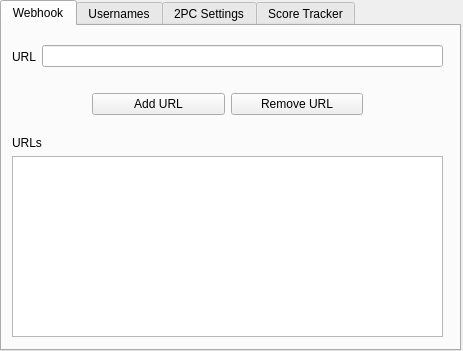
<?xml version="1.0" encoding="UTF-8"?>
<ui version="4.0">
 <class>MainWindow</class>
 <widget class="QMainWindow" name="MainWindow">
  <property name="geometry">
   <rect>
    <x>0</x>
    <y>0</y>
    <width>463</width>
    <height>351</height>
   </rect>
  </property>
  <property name="windowTitle">
   <string>SC2Switcher Webhook</string>
  </property>
  <widget class="QWidget" name="centralwidget">
   <widget class="QTabWidget" name="tabWidget">
    <property name="geometry">
     <rect>
      <x>0</x>
      <y>0</y>
      <width>461</width>
      <height>351</height>
     </rect>
    </property>
    <property name="currentIndex">
     <number>0</number>
    </property>
    <widget class="QWidget" name="tab_4">
     <attribute name="title">
      <string>Webhook</string>
     </attribute>
     <widget class="QWidget" name="horizontalLayoutWidget_8">
      <property name="geometry">
       <rect>
        <x>10</x>
        <y>10</y>
        <width>431</width>
        <height>41</height>
       </rect>
      </property>
      <layout class="QHBoxLayout" name="horizontalLayout_20">
       <item>
        <layout class="QVBoxLayout" name="verticalLayout_17">
         <item>
          <widget class="QLabel" name="label_29">
           <property name="text">
            <string>URL</string>
           </property>
          </widget>
         </item>
        </layout>
       </item>
       <item>
        <layout class="QVBoxLayout" name="verticalLayout_18">
         <item>
          <widget class="QLineEdit" name="webhookEnterGame"/>
         </item>
        </layout>
       </item>
      </layout>
     </widget>
     <widget class="QWidget" name="verticalLayoutWidget_3">
      <property name="geometry">
       <rect>
        <x>10</x>
        <y>110</y>
        <width>431</width>
        <height>201</height>
       </rect>
      </property>
      <layout class="QVBoxLayout" name="verticalLayout_13">
       <item>
        <widget class="QLabel" name="label_30">
         <property name="text">
          <string>URLs</string>
         </property>
        </widget>
       </item>
       <item>
        <widget class="QListWidget" name="webhookURLList"/>
       </item>
      </layout>
     </widget>
     <widget class="QWidget" name="horizontalLayoutWidget">
      <property name="geometry">
       <rect>
        <x>90</x>
        <y>60</y>
        <width>271</width>
        <height>36</height>
       </rect>
      </property>
      <layout class="QHBoxLayout" name="horizontalLayout_18">
       <item>
        <widget class="QPushButton" name="addURLButton">
         <property name="text">
          <string>Add URL</string>
         </property>
        </widget>
       </item>
       <item>
        <widget class="QPushButton" name="removeURLButton">
         <property name="text">
          <string>Remove URL</string>
         </property>
        </widget>
       </item>
      </layout>
     </widget>
    </widget>
    <widget class="QWidget" name="tab_6">
     <attribute name="title">
      <string>Usernames</string>
     </attribute>
     <widget class="QWidget" name="layoutWidget">
      <property name="geometry">
       <rect>
        <x>10</x>
        <y>140</y>
        <width>431</width>
        <height>171</height>
       </rect>
      </property>
      <layout class="QHBoxLayout" name="horizontalLayout_2">
       <item>
        <layout class="QVBoxLayout" name="verticalLayout_3">
         <item>
          <widget class="QLabel" name="label_7">
           <property name="text">
            <string>Usernames:</string>
           </property>
          </widget>
         </item>
         <item>
          <widget class="QListWidget" name="userNames">
           <property name="editTriggers">
            <set>QAbstractItemView::DoubleClicked|QAbstractItemView::EditKeyPressed|QAbstractItemView::SelectedClicked</set>
           </property>
          </widget>
         </item>
        </layout>
       </item>
       <item>
        <layout class="QVBoxLayout" name="verticalLayout_4">
         <item>
          <widget class="QLabel" name="label_24">
           <property name="text">
            <string>Recent Usernames:</string>
           </property>
          </widget>
         </item>
         <item>
          <widget class="QListWidget" name="recentUsernames"/>
         </item>
        </layout>
       </item>
      </layout>
     </widget>
     <widget class="QWidget" name="layoutWidget_2">
      <property name="geometry">
       <rect>
        <x>70</x>
        <y>20</y>
        <width>301</width>
        <height>100</height>
       </rect>
      </property>
      <layout class="QVBoxLayout" name="verticalLayout_5">
       <item>
        <widget class="QLabel" name="label_10">
         <property name="text">
          <string>Add Username:</string>
         </property>
        </widget>
       </item>
       <item>
        <widget class="QLineEdit" name="usernameLine"/>
       </item>
       <item>
        <layout class="QHBoxLayout" name="horizontalLayout_3">
         <item>
          <widget class="QPushButton" name="addUsernameButton">
           <property name="text">
            <string>Add</string>
           </property>
          </widget>
         </item>
         <item>
          <widget class="QPushButton" name="removeUsernameButton">
           <property name="text">
            <string>Remove</string>
           </property>
          </widget>
         </item>
        </layout>
       </item>
      </layout>
     </widget>
    </widget>
    <widget class="QWidget" name="tab_2">
     <attribute name="title">
      <string>2PC Settings</string>
     </attribute>
     <widget class="QWidget" name="verticalLayoutWidget">
      <property name="geometry">
       <rect>
        <x>10</x>
        <y>10</y>
        <width>431</width>
        <height>301</height>
       </rect>
      </property>
      <layout class="QVBoxLayout" name="verticalLayout_14">
       <item>
        <layout class="QVBoxLayout" name="verticalLayout_8">
         <item>
          <widget class="QLabel" name="label_3">
           <property name="font">
            <font>
             <weight>75</weight>
             <bold>true</bold>
            </font>
           </property>
           <property name="text">
            <string>If SC2 is running on a different PC:  (optional)</string>
           </property>
           <property name="wordWrap">
            <bool>true</bool>
           </property>
          </widget>
         </item>
         <item>
          <layout class="QHBoxLayout" name="horizontalLayout_7">
           <item>
            <widget class="QLabel" name="label_4">
             <property name="text">
              <string>SC2 PC IP Address:</string>
             </property>
             <property name="alignment">
              <set>Qt::AlignRight|Qt::AlignTrailing|Qt::AlignVCenter</set>
             </property>
            </widget>
           </item>
           <item>
            <widget class="QLineEdit" name="ipAddr"/>
           </item>
          </layout>
         </item>
        </layout>
       </item>
       <item>
        <layout class="QVBoxLayout" name="verticalLayout_9">
         <item>
          <widget class="QLabel" name="label_5">
           <property name="text">
            <string>&lt;html&gt;&lt;head/&gt;&lt;body&gt;&lt;p&gt;On your SC2 PC, open the Battle.net launcher, select SC2, click Options, Game Settings, and under SC2, check 'Additional Command Line Arguments', and paste this into the textbox:&lt;/p&gt;&lt;/body&gt;&lt;/html&gt;</string>
           </property>
           <property name="wordWrap">
            <bool>true</bool>
           </property>
          </widget>
         </item>
         <item>
          <widget class="QLineEdit" name="lineEdit_2">
           <property name="text">
            <string>-clientapi 6119</string>
           </property>
           <property name="readOnly">
            <bool>true</bool>
           </property>
          </widget>
         </item>
        </layout>
       </item>
       <item>
        <widget class="QLabel" name="downloadURL">
         <property name="text">
          <string/>
         </property>
         <property name="alignment">
          <set>Qt::AlignBottom|Qt::AlignLeading|Qt::AlignLeft</set>
         </property>
        </widget>
       </item>
       <item>
        <widget class="QLabel" name="patchNotesLabel">
         <property name="text">
          <string/>
         </property>
         <property name="alignment">
          <set>Qt::AlignLeading|Qt::AlignLeft|Qt::AlignTop</set>
         </property>
        </widget>
       </item>
      </layout>
     </widget>
    </widget>
    <widget class="QWidget" name="tab">
     <attribute name="title">
      <string>Score Tracker</string>
     </attribute>
     <widget class="QWidget" name="layoutWidget_3">
      <property name="geometry">
       <rect>
        <x>190</x>
        <y>10</y>
        <width>261</width>
        <height>121</height>
       </rect>
      </property>
      <layout class="QVBoxLayout" name="verticalLayout_10">
       <item>
        <widget class="QLabel" name="label_11">
         <property name="text">
          <string>Text Template:</string>
         </property>
        </widget>
       </item>
       <item>
        <layout class="QHBoxLayout" name="horizontalLayout_8">
         <item>
          <widget class="QTextEdit" name="textTemplate"/>
         </item>
         <item>
          <widget class="QLabel" name="label_9">
           <property name="text">
            <string>&lt;html&gt;&lt;head/&gt;&lt;body&gt;&lt;p&gt;&lt;span style=&quot; font-weight:600;&quot;&gt;${tw}&lt;/span&gt; Terran Win&lt;br/&gt;&lt;span style=&quot; font-weight:600;&quot;&gt;${tl}&lt;/span&gt; Terran Loss&lt;br/&gt;&lt;span style=&quot; font-weight:600;&quot;&gt;${zw}&lt;/span&gt; Zerg Win&lt;br/&gt;&lt;span style=&quot; font-weight:600;&quot;&gt;${zl}&lt;/span&gt; Zerg Loss&lt;br/&gt;&lt;span style=&quot; font-weight:600;&quot;&gt;${pw}&lt;/span&gt; Protoss Win&lt;br/&gt;&lt;span style=&quot; font-weight:600;&quot;&gt;${pl}&lt;/span&gt; Protoss Loss&lt;/p&gt;&lt;/body&gt;&lt;/html&gt;</string>
           </property>
          </widget>
         </item>
        </layout>
       </item>
      </layout>
     </widget>
     <widget class="QWidget" name="layoutWidget_4">
      <property name="geometry">
       <rect>
        <x>10</x>
        <y>10</y>
        <width>171</width>
        <height>61</height>
       </rect>
      </property>
      <layout class="QVBoxLayout" name="verticalLayout_12">
       <item>
        <widget class="QCheckBox" name="scoresEnabled">
         <property name="text">
          <string>Score Tracker Enabled</string>
         </property>
        </widget>
       </item>
       <item>
        <widget class="QCheckBox" name="popupsEnabled">
         <property name="text">
          <string>Popups Enabled</string>
         </property>
        </widget>
       </item>
      </layout>
     </widget>
     <widget class="QWidget" name="horizontalLayoutWidget_3">
      <property name="geometry">
       <rect>
        <x>60</x>
        <y>140</y>
        <width>321</width>
        <height>175</height>
       </rect>
      </property>
      <layout class="QHBoxLayout" name="horizontalLayout_21">
       <property name="spacing">
        <number>5</number>
       </property>
       <property name="sizeConstraint">
        <enum>QLayout::SetFixedSize</enum>
       </property>
       <item>
        <layout class="QVBoxLayout" name="verticalLayout_15">
         <item>
          <spacer name="verticalSpacer">
           <property name="orientation">
            <enum>Qt::Vertical</enum>
           </property>
           <property name="sizeType">
            <enum>QSizePolicy::Fixed</enum>
           </property>
           <property name="sizeHint" stdset="0">
            <size>
             <width>20</width>
             <height>35</height>
            </size>
           </property>
          </spacer>
         </item>
         <item>
          <widget class="QLabel" name="label_12">
           <property name="text">
            <string>Terran</string>
           </property>
           <property name="alignment">
            <set>Qt::AlignRight|Qt::AlignTrailing|Qt::AlignVCenter</set>
           </property>
          </widget>
         </item>
         <item>
          <widget class="QLabel" name="label_27">
           <property name="text">
            <string>Zerg</string>
           </property>
           <property name="alignment">
            <set>Qt::AlignRight|Qt::AlignTrailing|Qt::AlignVCenter</set>
           </property>
          </widget>
         </item>
         <item>
          <widget class="QLabel" name="label_28">
           <property name="text">
            <string>Protoss</string>
           </property>
           <property name="alignment">
            <set>Qt::AlignRight|Qt::AlignTrailing|Qt::AlignVCenter</set>
           </property>
          </widget>
         </item>
        </layout>
       </item>
       <item>
        <layout class="QVBoxLayout" name="verticalLayout_16">
         <property name="spacing">
          <number>15</number>
         </property>
         <item>
          <widget class="QLabel" name="label_25">
           <property name="text">
            <string>&lt;html&gt;&lt;head/&gt;&lt;body&gt;&lt;p align=&quot;center&quot;&gt;Win&lt;/p&gt;&lt;/body&gt;&lt;/html&gt;</string>
           </property>
          </widget>
         </item>
         <item>
          <layout class="QHBoxLayout" name="horizontalLayout_9">
           <property name="spacing">
            <number>5</number>
           </property>
           <item>
            <widget class="QPushButton" name="tWinPlus">
             <property name="maximumSize">
              <size>
               <width>55</width>
               <height>55</height>
              </size>
             </property>
             <property name="text">
              <string>+</string>
             </property>
            </widget>
           </item>
           <item>
            <widget class="QPushButton" name="tWinMinus">
             <property name="maximumSize">
              <size>
               <width>55</width>
               <height>55</height>
              </size>
             </property>
             <property name="text">
              <string>-</string>
             </property>
            </widget>
           </item>
          </layout>
         </item>
         <item>
          <layout class="QHBoxLayout" name="horizontalLayout_13">
           <property name="spacing">
            <number>5</number>
           </property>
           <item>
            <widget class="QPushButton" name="zWinPlus">
             <property name="maximumSize">
              <size>
               <width>55</width>
               <height>55</height>
              </size>
             </property>
             <property name="text">
              <string>+</string>
             </property>
            </widget>
           </item>
           <item>
            <widget class="QPushButton" name="zWinMinus">
             <property name="maximumSize">
              <size>
               <width>55</width>
               <height>55</height>
              </size>
             </property>
             <property name="text">
              <string>-</string>
             </property>
            </widget>
           </item>
          </layout>
         </item>
         <item>
          <layout class="QHBoxLayout" name="horizontalLayout_16">
           <property name="spacing">
            <number>5</number>
           </property>
           <item>
            <widget class="QPushButton" name="pWinPlus">
             <property name="maximumSize">
              <size>
               <width>55</width>
               <height>55</height>
              </size>
             </property>
             <property name="text">
              <string>+</string>
             </property>
            </widget>
           </item>
           <item>
            <widget class="QPushButton" name="pWinMinus">
             <property name="maximumSize">
              <size>
               <width>55</width>
               <height>55</height>
              </size>
             </property>
             <property name="text">
              <string>-</string>
             </property>
            </widget>
           </item>
          </layout>
         </item>
        </layout>
       </item>
       <item>
        <layout class="QVBoxLayout" name="verticalLayout_20">
         <property name="spacing">
          <number>15</number>
         </property>
         <item>
          <widget class="QLabel" name="label_26">
           <property name="text">
            <string>&lt;html&gt;&lt;head/&gt;&lt;body&gt;&lt;p align=&quot;center&quot;&gt;Loss&lt;/p&gt;&lt;/body&gt;&lt;/html&gt;</string>
           </property>
          </widget>
         </item>
         <item>
          <layout class="QHBoxLayout" name="horizontalLayout_11">
           <property name="spacing">
            <number>5</number>
           </property>
           <item>
            <widget class="QPushButton" name="tLossPlus">
             <property name="maximumSize">
              <size>
               <width>55</width>
               <height>55</height>
              </size>
             </property>
             <property name="text">
              <string>+</string>
             </property>
            </widget>
           </item>
           <item>
            <widget class="QPushButton" name="tLossMinus">
             <property name="maximumSize">
              <size>
               <width>55</width>
               <height>55</height>
              </size>
             </property>
             <property name="text">
              <string>-</string>
             </property>
            </widget>
           </item>
          </layout>
         </item>
         <item>
          <layout class="QHBoxLayout" name="horizontalLayout_14">
           <property name="spacing">
            <number>5</number>
           </property>
           <item>
            <widget class="QPushButton" name="zLossPlus">
             <property name="maximumSize">
              <size>
               <width>55</width>
               <height>55</height>
              </size>
             </property>
             <property name="text">
              <string>+</string>
             </property>
            </widget>
           </item>
           <item>
            <widget class="QPushButton" name="zLossMinus">
             <property name="maximumSize">
              <size>
               <width>55</width>
               <height>55</height>
              </size>
             </property>
             <property name="text">
              <string>-</string>
             </property>
            </widget>
           </item>
          </layout>
         </item>
         <item>
          <layout class="QHBoxLayout" name="horizontalLayout_17">
           <property name="spacing">
            <number>5</number>
           </property>
           <item>
            <widget class="QPushButton" name="pLossPlus">
             <property name="maximumSize">
              <size>
               <width>55</width>
               <height>55</height>
              </size>
             </property>
             <property name="text">
              <string>+</string>
             </property>
            </widget>
           </item>
           <item>
            <widget class="QPushButton" name="pLossMinus">
             <property name="maximumSize">
              <size>
               <width>55</width>
               <height>55</height>
              </size>
             </property>
             <property name="text">
              <string>-</string>
             </property>
            </widget>
           </item>
          </layout>
         </item>
        </layout>
       </item>
      </layout>
     </widget>
    </widget>
   </widget>
  </widget>
 </widget>
 <resources/>
 <connections/>
</ui>
